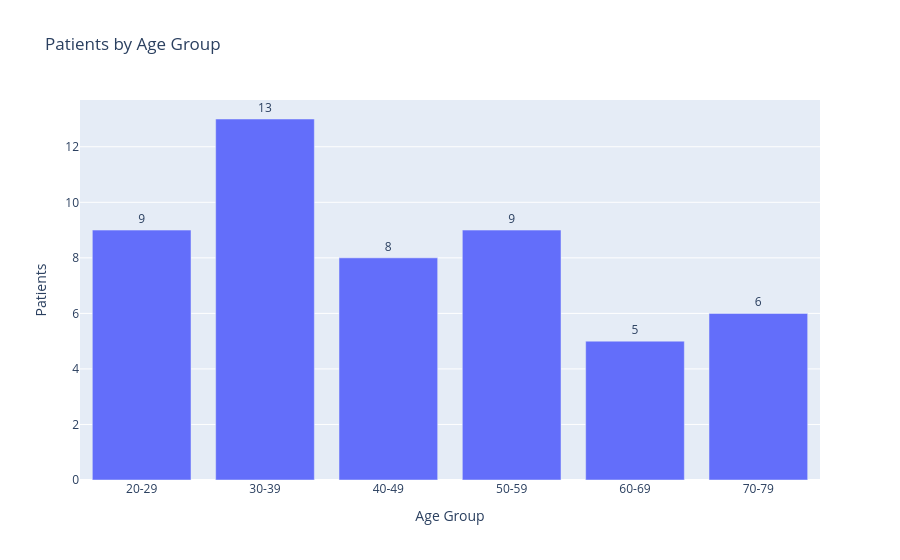

Notebook source saved alongside this figure:
### Markdown cell above
#### Patients by Age Group Using Plotly and Pandas Library

### Code cell
# Convert DOB to datetime
patients['date_of_birth'] = pd.to_datetime(patients['date_of_birth'])
# Calculate age
today = pd.Timestamp.today()
patients['Age'] = ((today - patients['date_of_birth']).dt.days / 365.25).astype(int)
# Create age groups
bins = [0, 9, 19, 29, 39, 49, 59, 69, 79, 89]
labels = ['0-9', '10-19', '20-29', '30-39', '40-49',
          '50-59', '60-69', '70-79', '80-89']

patients['Age Group'] = pd.cut(patients['Age'], bins=bins, labels=labels)
# Count patients
age_group_count = (
    patients.groupby('Age Group', observed=False)['patient_id']
      .count()
      .reset_index(name='Patients')
)
# Remove empty groups
age_group_count = age_group_count[age_group_count['Patients'] > 0]
# Plot
fig = px.bar(
    age_group_count,
    x='Age Group',
    y='Patients',
    text='Patients',
    title='Patients by Age Group'
)
fig.update_traces(textposition='outside')
fig.show()

### Figure 1 — Plotly figure (JSON) as saved in the notebook; plotly's stock layout.template omitted (floating-point values rounded to 4 significant figures)
{"data": [{"hovertemplate": "Age Group=%{x}<br>Patients=%{text}<extra></extra>", "legendgroup": "", "marker": {"color": "#636efa", "pattern": {"shape": ""}}, "name": "", "orientation": "v", "showlegend": false, "text": [9.0, 13.0, 8.0, 9.0, 5.0, 6.0], "textposition": "outside", "type": "bar", "x": ["20-29", "30-39", "40-49", "50-59", "60-69", "70-79"], "xaxis": "x", "y": [9, 13, 8, 9, 5, 6], "yaxis": "y"}], "layout": {"barmode": "relative", "legend": {"tracegroupgap": 0}, "title": {"text": "Patients by Age Group"}, "xaxis": {"anchor": "y", "domain": [0, 1], "title": {"text": "Age Group"}}, "yaxis": {"anchor": "x", "domain": [0, 1], "title": {"text": "Patients"}}}}
